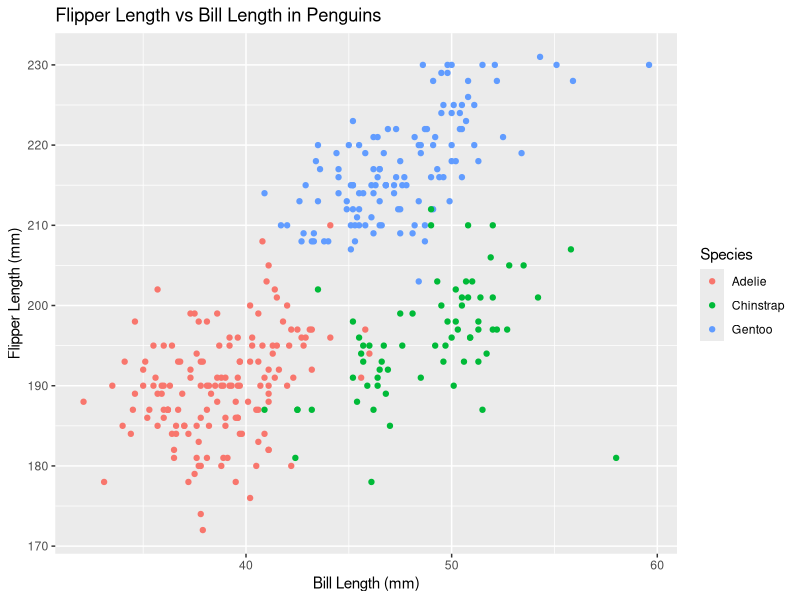
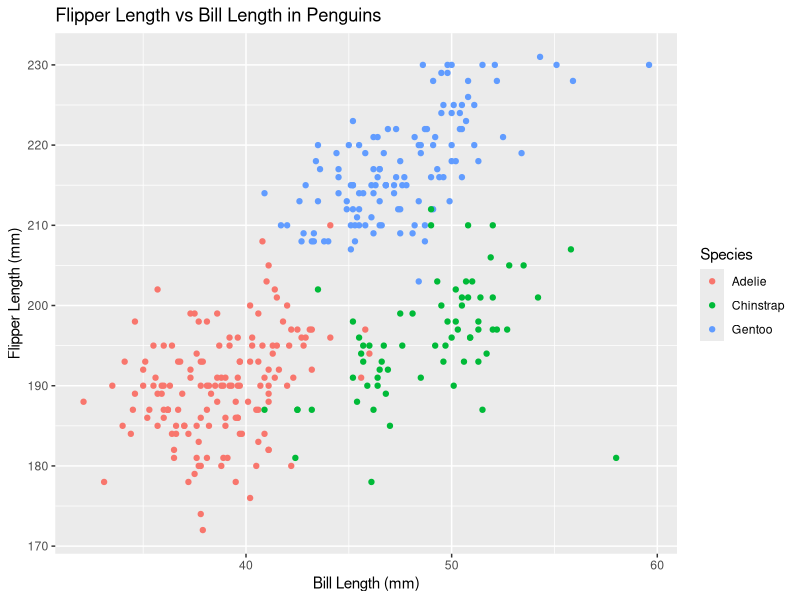

These figures' R source, in order:
## ---- chunk 1
knitr::opts_chunk$set(echo = TRUE)
## ---- chunk 2

## Initialising project libraries and data

library(palmerpenguins)
library(tidyverse)

data("penguins", package = "palmerpenguins")

## ---- chunk 3

## Scatterplot of Flipper Length vs Bill Length in Penguins

ggplot(penguins, aes(x = bill_length_mm, y = flipper_length_mm, color = species)) +
  geom_point() +
  labs(title = "Flipper Length vs Bill Length in Penguins",
       x = "Bill Length (mm)",
       y = "Flipper Length (mm)",
       color = "Species")

## Save scatterplot

ggsave("penguin_scatter.png", width = 8, height = 6)

## ---- chunk 4

## Creating dataframe with numeric, logical and character vectors

problem2_df = tibble(
  norm_samp = rnorm(10),
  vec_logical = norm_samp > 0,
  vec_char = letters[1:10],
  vec_factor = factor(c("Level1", "Level2", "Level3", "Level1", "Level2", "Level3", "Level1", "Level2", "Level3", "Level1"))
)

